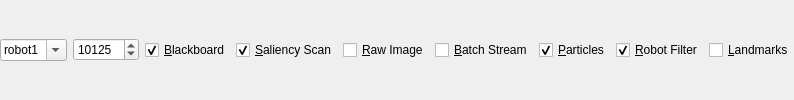
<?xml version="1.0" encoding="UTF-8"?>
<ui version="4.0">
 <class>ConnectionBar</class>
 <widget class="QDockWidget" name="ConnectionBar">
  <property name="allowedAreas">
   <set>Qt::BottomDockWidgetArea|Qt::TopDockWidgetArea</set>
  </property>
  <property name="windowTitle">
   <string>Connect to ...</string>
  </property>
  <widget class="QWidget" name="connectionBarContents">
   <layout class="QHBoxLayout" name="horizontalLayout">
    <property name="margin">
     <number>0</number>
    </property>
    <item>
     <widget class="QComboBox" name="cbHost">
      <property name="toolTip">
       <string>Hostname or IP to connect to</string>
      </property>
      <property name="editable">
       <bool>true</bool>
      </property>
      <item>
       <property name="text">
        <string>robot1</string>
       </property>
      </item>
      <item>
       <property name="text">
        <string>robot2</string>
       </property>
      </item>
      <item>
       <property name="text">
        <string>robot3</string>
       </property>
      </item>
      <item>
       <property name="text">
        <string>robot4</string>
       </property>
      </item>
      <item>
       <property name="text">
        <string>robot5</string>
       </property>
      </item>
      <item>
       <property name="text">
        <string>robot6</string>
       </property>
      </item>
     </widget>
    </item>
    <item>
     <widget class="QSpinBox" name="sbPort">
       <property name="minimum">
         <number>0</number>
       </property>
       <property name="maximum">
         <number>65535</number>
       </property>
       <property name="value">
         <number>10125</number>
       </property>
     </widget>
    </item>
    <item>
     <widget class="QCheckBox" name="cbBlackboard">
      <property name="toolTip">
       <string>Blackboard</string>
      </property>
      <property name="text">
       <string>&amp;Blackboard</string>
      </property>
      <property name="shortcut">
       <string>Alt+B</string>
      </property>
      <property name="checked">
       <bool>true</bool>
      </property>
      <attribute name="buttonGroup">
       <string>bgMasks</string>
      </attribute>
     </widget>
    </item>
    <item>
     <widget class="QCheckBox" name="cbSaliency">
      <property name="toolTip">
       <string>Saliency Scan</string>
      </property>
      <property name="text">
       <string>&amp;Saliency Scan</string>
      </property>
      <property name="shortcut">
       <string>Alt+S</string>
      </property>
      <property name="checked">
       <bool>true</bool>
      </property>
      <attribute name="buttonGroup">
       <string>bgMasks</string>
      </attribute>
     </widget>
    </item>
    <item>
     <widget class="QCheckBox" name="cbRaw">
      <property name="toolTip">
       <string>Raw Image</string>
      </property>
      <property name="text">
       <string>&amp;Raw Image</string>
      </property>
      <property name="shortcut">
       <string>Alt+R</string>
      </property>
      <attribute name="buttonGroup">
       <string>bgMasks</string>
      </attribute>
     </widget>
    </item>
    <item>
     <widget class="QCheckBox" name="cbBatch">
      <property name="toolTip">
       <string>Batch Stream</string>
      </property>
      <property name="text">
       <string>&amp;Batch Stream</string>
      </property>
      <property name="shortcut">
       <string>Alt+A</string>
      </property>
      <attribute name="buttonGroup">
       <string>bgMasks</string>
      </attribute>
     </widget>
    </item>
    <item>
     <widget class="QCheckBox" name="cbParticles">
      <property name="text">
       <string>&amp;Particles</string>
      </property>
      <property name="shortcut">
       <string>Alt+P</string>
      </property>
      <property name="checked">
         <bool>true</bool>
      </property>
      <attribute name="buttonGroup">
       <string>bgMasks</string>
      </attribute>
     </widget>
    </item>
    <item>
     <widget class="QCheckBox" name="cbRobotFilter">
        <property name="text">
           <string>&amp;Robot Filter</string>
        </property>
        <property name="shortcut">
           <string>Alt+F</string>
        </property>
        <property name="checked">
           <bool>true</bool>
        </property>
        <attribute name="buttonGroup">
           <string>bgMasks</string>
        </attribute>
     </widget>
    </item>
    <item>
     <widget class="QCheckBox" name="cbLandmarks">
        <property name="text">
           <string>&amp;Landmarks</string>
        </property>
        <property name="shortcut">
           <string>Alt+F</string>
        </property>
        <attribute name="buttonGroup">
           <string>bgMasks</string>
        </attribute>
     </widget>
    </item>
   </layout>
  </widget>
 </widget>
 <resources/>
 <connections/>
 <buttongroups>
  <buttongroup name="bgMasks">
   <property name="exclusive">
    <bool>false</bool>
   </property>
  </buttongroup>
 </buttongroups>
</ui>
